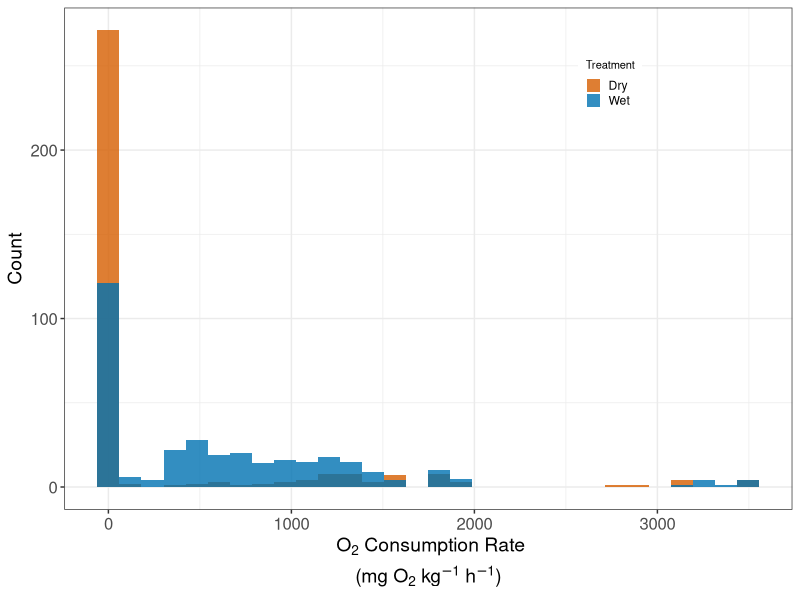
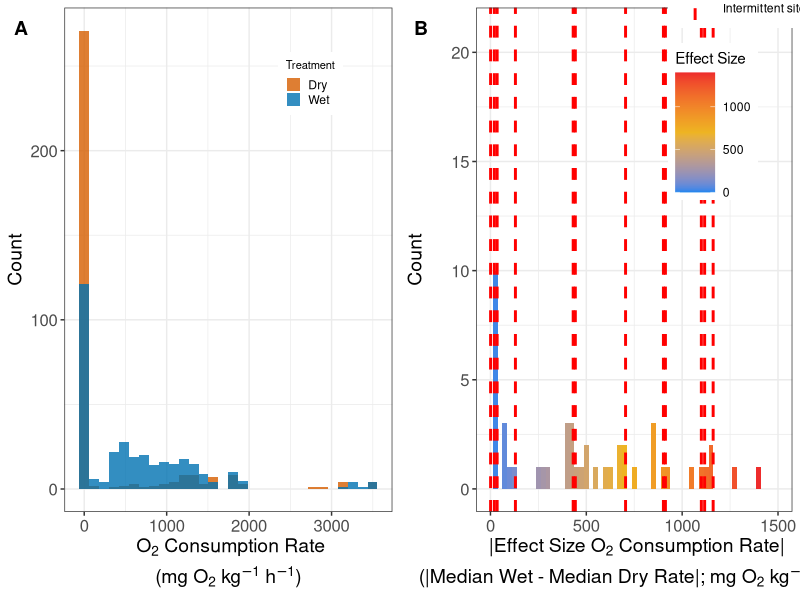
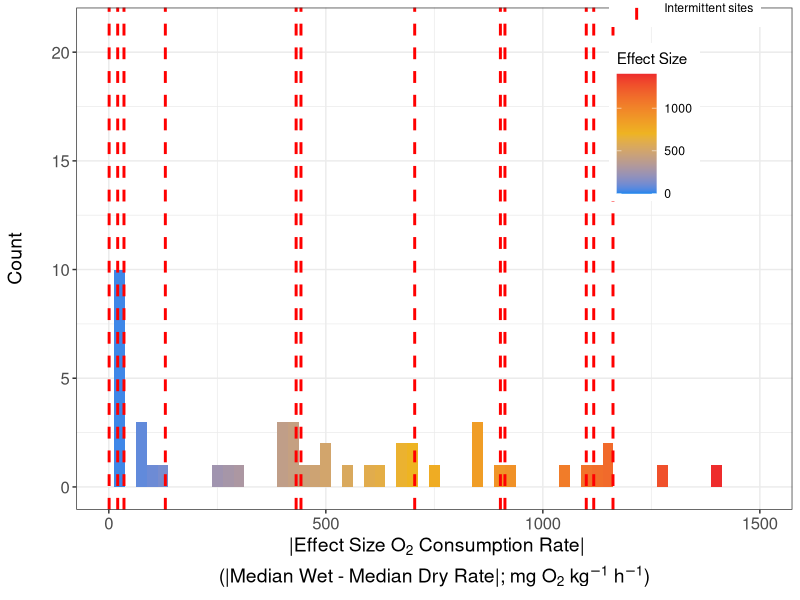

Here is the R script that generated these plots, in order: (Note: this script raises an error after producing the figures.)
# This script makes histogram figures for ECA physical manuscript
library(tidyverse); library(ggpubr)
rm(list=ls()); graphics.off()

# Functions ---------------------------------------------------------------
# Transformation for normalization is cube root - have to cube root then add sign back to value to make it positive or negative
cube_root <- function(x) sign(x) * (abs(x))^(1/3)

## Read in/Merge Data for Histograms -------------------------------------
# Individual Rate data for histograms ####
all_data = read.csv("Data/EC_Sediment_SpC_pH_Temp_Respiration.csv", skip = 2) %>%
  filter(grepl("EC", Sample_Name)) %>%
  filter(!grepl("EC_011|EC_012|EC_023|EC_052|EC_053|EC_057", Sample_Name)) %>%  
  select(-c(Field_Name, IGSN, Material))
ev_data = read.csv("Data/WHONDRS_EV_Data_Package/Sample_Data/WHONDRS_EV_Sediment_SpC_pH_Temp_Respiration.csv", skip = 2) %>%
  filter(grepl("EV", Sample_Name)) %>%
  select(-c(Field_Name, IGSN, Material))
all_data = rbind(all_data, ev_data)

# Reading in metadata from both files to get river type
metadata = read.csv("Data/EC_Field_Metadata.csv") %>%
  select(c(Parent_ID, Intermittent_or_Perennial))
metadata2 = read.csv("Data/WHONDRS_EV_Data_Package/WHONDRS_EV_Field_Metadata.csv") %>%
  select(c(Parent_ID, Intermittent_or_Perennial))
metadata = rbind(metadata, metadata2)

all_data_with_metadata = all_data %>%
  mutate(Parent_ID = str_extract(Sample_Name, "^[^_]+_[^_]+")) %>%  # Extract "EC_005" from "EC_005_INC-D1"
  left_join(metadata, by = "Parent_ID")

# Check merge
print("All data with metadata:")
print(head(all_data_with_metadata %>% select(Sample_Name, Parent_ID, Intermittent_or_Perennial)))
print(paste("Number of intermittent samples in all_data:", sum(all_data_with_metadata$Intermittent_or_Perennial == "Intermittent", na.rm = TRUE)))

## Effect Size Data for histograms ####
effect = read.csv("Data/EC_Sediment_Effect_Size.csv", skip = 2) %>%
  filter(grepl("EC", Sample_Name)) %>%
  filter(!grepl("EC_011|EC_012|EC_023|EC_052|EC_053|EC_057", Sample_Name)) %>%
  select(c(Sample_Name, Effect_Size_Respiration_Rate_mg_DO_per_kg_per_H)) %>%
  mutate(Effect_Size_Respiration_Rate_mg_DO_per_kg_per_H = as.numeric(Effect_Size_Respiration_Rate_mg_DO_per_kg_per_H))

effect_ev = read.csv("Data/WHONDRS_EV_Data_Package/Sample_Data/WHONDRS_EV_Sediment_Effect_Size.csv", skip = 2) %>%
  filter(grepl("EV", Sample_Name)) %>%
  select(c(Sample_Name, Effect_Size_Respiration_Rate_mg_DO_per_kg_per_H = Effect_Size_Median_Respiration_Rate_mg_DO_per_kg_per_H)) %>%
  mutate(Effect_Size_Respiration_Rate_mg_DO_per_kg_per_H = as.numeric(Effect_Size_Respiration_Rate_mg_DO_per_kg_per_H))

effect = rbind(effect, effect_ev)

effect_with_metadata = effect %>%
  mutate(Parent_ID = str_extract(Sample_Name, "^[^_]+_[^_]+")) %>%  # Extract "EC_005" from "EC_005_all"
  left_join(metadata, by = "Parent_ID")

# Check merge
print("Effect size data with metadata:")
print(head(effect_with_metadata %>% select(Sample_Name, Parent_ID, Intermittent_or_Perennial)))
print(paste("Number of intermittent sites in effect data:", sum(effect_with_metadata$Intermittent_or_Perennial == "Intermittent", na.rm = TRUE)))

#  Filter to only keep sites with NEGATIVE effect size (excluding positive effect sizes due to uncertainty in the calculation of the rates)
sites_with_negative_effect = effect_with_metadata %>%
  filter(Effect_Size_Respiration_Rate_mg_DO_per_kg_per_H <= 0) %>%
  pull(Parent_ID)

print(paste("Number of sites with negative effect size:", length(sites_with_negative_effect)))
print("Sites with negative effect size:")
print(sites_with_negative_effect)

all_data_filtered = all_data_with_metadata %>%
  filter(Parent_ID %in% sites_with_negative_effect)

print(paste("Number of samples after filtering for negative effect size sites:", nrow(all_data_filtered)))
print(paste("Number of samples BEFORE filtering:", nrow(all_data_with_metadata)))

# Get O2 consumption rate values for intermittent sites (from filtered data)
intermittent_o2_values = all_data_filtered %>%
  filter(Respiration_Rate_mg_DO_per_kg_per_H != -9999) %>%
  filter(Intermittent_or_Perennial == "Intermittent", !is.na(Intermittent_or_Perennial)) %>%
  pull(Respiration_Rate_mg_DO_per_kg_per_H) %>%
  as.numeric() %>%
  abs()

print("Intermittent O2 consumption rate values (filtered):")
print(intermittent_o2_values)

# Take Cube root of all respiration rates for figure (from filtered data)
cube_respiration = all_data_filtered %>%
  select(c(Sample_Name, Respiration_Rate_mg_DO_per_kg_per_H, Parent_ID, Intermittent_or_Perennial)) %>%
  filter(Respiration_Rate_mg_DO_per_kg_per_H != -9999) %>%
  mutate(cube_Respiration_mg_kg = cube_root(abs(as.numeric(Respiration_Rate_mg_DO_per_kg_per_H)))) %>%
  mutate(Treat = if_else(grepl("D", Sample_Name), "Dry", "Wet"))

# Get cube root O2 consumption rate values for intermittent sites BY TREATMENT
intermittent_cube_o2_by_treatment = cube_respiration %>%
  filter(Intermittent_or_Perennial == "Intermittent", !is.na(Intermittent_or_Perennial)) %>%
  select(Parent_ID, cube_Respiration_mg_kg, Treat)

print("Intermittent cube root O2 consumption rate values by treatment:")
print(intermittent_cube_o2_by_treatment)

# Create data frame for vertical lines with treatment information**
vlines_cube_o2_by_treatment = intermittent_cube_o2_by_treatment %>%
  rename(xintercept = cube_Respiration_mg_kg) %>%
  mutate(line_type = paste("Intermittent:", Treat))

# Get effect size values for intermittent sites (already filtered to negative)
intermittent_effect_values = effect_with_metadata %>%
  filter(Effect_Size_Respiration_Rate_mg_DO_per_kg_per_H <= 0) %>%  # Changed to <= to match filtering above
  filter(Intermittent_or_Perennial == "Intermittent", !is.na(Intermittent_or_Perennial)) %>%
  pull(Effect_Size_Respiration_Rate_mg_DO_per_kg_per_H)

print("Intermittent effect size values:")
print(intermittent_effect_values)

# Cube root transform effect size data (only negative effect sizes)
# **CHANGED: Add absolute value column for plotting**
cube_effect = effect_with_metadata %>%
  filter(Effect_Size_Respiration_Rate_mg_DO_per_kg_per_H <= 0) %>%  # Ensure negative
  mutate(cube_Effect_Size_Respiration_Rate_mg_DO_per_kg_per_H = cube_root(Effect_Size_Respiration_Rate_mg_DO_per_kg_per_H),
         abs_cube_Effect_Size_Respiration_Rate_mg_DO_per_kg_per_H = abs(cube_root(Effect_Size_Respiration_Rate_mg_DO_per_kg_per_H)))

# Get cube root effect size values for intermittent sites
# **CHANGED: Get absolute values for vertical lines**
intermittent_cube_effect_values = cube_effect %>%
  filter(Intermittent_or_Perennial == "Intermittent", !is.na(Intermittent_or_Perennial)) %>%
  pull(abs_cube_Effect_Size_Respiration_Rate_mg_DO_per_kg_per_H)

print("Intermittent cube root effect size values (absolute):")
print(intermittent_cube_effect_values)

# Create data frames for vertical lines (for legend purposes)
vlines_o2 = data.frame(
  xintercept = intermittent_o2_values,
  line_type = "Intermittent sites"
)

# **CHANGED: Use absolute values for effect size vertical lines**
vlines_effect = data.frame(
  xintercept = abs(intermittent_effect_values),
  line_type = "Intermittent sites"
)

vlines_cube_effect = data.frame(
  xintercept = intermittent_cube_effect_values,
  line_type = "Intermittent sites"
)

# Histograms --------------------------------------------------------------
## Histogram of all O2 consumption rates WITH VERTICAL LINES FOR INTERMITTENT SITES
all_hist = all_data_filtered %>%  # **CHANGED: Use filtered data**
  filter(Respiration_Rate_mg_DO_per_kg_per_H != -9999) %>%
  mutate(Treat = if_else(grepl("D", Sample_Name), "Dry", "Wet")) %>%
  ggplot(aes(x = abs(as.numeric(Respiration_Rate_mg_DO_per_kg_per_H)))) +
  geom_histogram(position = "identity", alpha = 0.8, aes(fill = Treat)) +
  scale_fill_manual(values = c("#D55E00","#0072B2")) +
  scale_linetype_manual(name = "", values = c("Intermittent sites" = "dashed")) +
  theme_bw() +
  theme(legend.position = c(0.75, 0.85),
        legend.key.size = unit(0.15, "in"),
        legend.title = element_text(size = 8),
        axis.title.x = element_text(size = 14),  # **CHANGED: Increased from 10 to 14**
        axis.title.y = element_text(size = 14),  # **NEW: Added y-axis title size**
        axis.text.x = element_text(size = 12),   # **NEW: Increased axis text size**
        axis.text.y = element_text(size = 12),   # **NEW: Increased axis text size**
        legend.box = "vertical") +
  guides(fill = guide_legend(title = "Treatment", order = 1),
         linetype = guide_legend(title = "", order = 2)) +
  xlab(expression(atop("\n O"[2]*" Consumption Rate", "(mg O"[2]*" kg"^-1*" h"^-1*")"))) +
  ylab("Count")

## Effect size histogram WITH VERTICAL LINES FOR INTERMITTENT SITES
## **CHANGED: Plot absolute values**
effect_limits <- c(0, 1400)  # Changed to start at 0 since we're plotting absolute values
effect_hist = ggplot(cube_effect, aes(x = abs(Effect_Size_Respiration_Rate_mg_DO_per_kg_per_H))) +
  geom_histogram(binwidth = 25, aes(fill = after_stat(x))) +
  # Add vertical lines for each intermittent site's effect size value
  {if(length(intermittent_effect_values) > 0)
    geom_vline(data = vlines_effect, aes(xintercept = xintercept, linetype = line_type),
               color = "red", linewidth = 1)} +
  scale_fill_gradient2(name = "Effect Size", limits = effect_limits, low = "dodgerblue2", mid = "goldenrod2",
                       high = "firebrick2", midpoint = (max(effect_limits)+min(effect_limits))/2) +
  scale_linetype_manual(name = "", values = c("Intermittent sites" = "dashed")) +
  theme_bw() +
  xlim(c(0, 1500)) +  # Changed to start at 0
  ylab("Count\n") +
  theme(legend.position = c(0.85, 0.85),
        axis.title.x = element_text(size = 14),  # **CHANGED: Increased from 10 to 14**
        axis.title.y = element_text(size = 14),  # **NEW: Added y-axis title size**
        axis.text.x = element_text(size = 12),   # **NEW: Increased axis text size**
        axis.text.y = element_text(size = 12),   # **NEW: Increased axis text size**
        legend.key.width = unit(0.4, "in")) +  # **NEW: Wider legend key for clearer dashed line**
  guides(linetype = guide_legend(title = "", override.aes = list(linewidth = 1))) +  # **NEW: Make dashed line thicker in legend**
  xlab(expression(atop("\n |Effect Size O"[2]*" Consumption Rate|","(|Median Wet - Median Dry Rate|; mg O"[2]*" kg"^-1*" h"^-1*")")))

## Combine SI histograms
combined_SI_hist = ggarrange(all_hist, effect_hist, ncol = 2, labels = c("A", "B"), hjust = -1, vjust = 2.5)
ggsave("Figures/Combined_SI_Histograms.png", plot = combined_SI_hist, width = 10, height = 5, dpi = 300)

## **NEW: Cube Root Transformed histogram with COLORED LINES by treatment**
all_cube_hist = ggplot(cube_respiration, aes(x = cube_Respiration_mg_kg)) +
  geom_histogram(position = "identity", alpha = 0.8, aes(fill = Treat)) +
  # Add vertical lines for each intermittent site's cube root O2 consumption rate BY TREATMENT
  {if(nrow(vlines_cube_o2_by_treatment) > 0)
    geom_vline(data = vlines_cube_o2_by_treatment,
               aes(xintercept = xintercept, color = Treat, linetype = "Intermittent sites"),
               linewidth = 1)} +
  scale_fill_manual(values = c("#D55E00","#0072B2")) +
  scale_color_manual(values = c("Dry" = "#D55E00", "Wet" = "#0072B2"), guide = "none") +  # Match fill colors
  scale_linetype_manual(name = "", values = c("Intermittent sites" = "dashed")) +
  ylim(0, 87.5) +
  theme_bw() +
  theme(legend.position = c(0.75, 0.85),
        legend.key.size = unit(0.15, "in"),
        legend.key.width = unit(0.4, "in"),  # **NEW: Wider legend key for clearer dashed line**
        legend.title = element_text(size = 8),
        axis.title.x = element_text(size = 14),  # **CHANGED: Increased from 10 to 14**
        axis.title.y = element_text(size = 14),  # **NEW: Added y-axis title size**
        axis.text.x = element_text(size = 12),   # **NEW: Increased axis text size**
        axis.text.y = element_text(size = 12),   # **NEW: Increased axis text size**
        legend.box = "vertical") +
  guides(fill = guide_legend(title = "Treatment", order = 1),
         linetype = guide_legend(title = "", order = 2, override.aes = list(linewidth = 1))) +  # **NEW: Make dashed line thicker in legend**
  xlab(expression(atop("\n O"[2]*" Consumption Rate" ^(1/3)*"", "(mg O"[2]*" kg"^-1*" h"^-1*")"))) +
  ylab("Count")

# Cube root effect size histogram WITH VERTICAL LINES FOR INTERMITTENT SITES
## **CHANGED: x-axis from -10 to 10 BUT plotting absolute values (so bars only on positive side)**
cube_effect_limits <- c(0, 10)  # **Limits for color scale based on absolute values**
cube_effect_hist = ggplot(cube_effect, aes(x = abs_cube_Effect_Size_Respiration_Rate_mg_DO_per_kg_per_H)) +  # **Plot absolute values**
  geom_histogram(binwidth = 0.5, aes(fill = after_stat(x))) +
  # Add vertical lines for each intermittent site's cube root effect size value
  {if(length(intermittent_cube_effect_values) > 0)
    geom_vline(data = vlines_cube_effect,
               aes(xintercept = xintercept, linetype = line_type),
               color = "red", linewidth = 1)} +
  scale_fill_gradient2(name = "Cubed Root\nEffect Size", limits = cube_effect_limits, low = "dodgerblue2", mid = "goldenrod2",
                       high = "firebrick2", midpoint = 5) +  # **Midpoint at 5 (middle of 0-10)**
  scale_linetype_manual(name = "", values = c("Intermittent sites" = "dashed")) +
  theme_bw() +
  xlim(c(-10, 10)) +  # **CHANGED: X-axis from -10 to 10 (but data only on 0-10 side)**
  ylab("Count\n") +
  theme(legend.position = c(0.85, 0.85),
        axis.title.x = element_text(size = 14),  # **CHANGED: Increased from 10 to 14**
        axis.title.y = element_text(size = 14),  # **NEW: Added y-axis title size**
        axis.text.x = element_text(size = 12),   # **NEW: Increased axis text size**
        axis.text.y = element_text(size = 12),   # **NEW: Increased axis text size**
        legend.key.width = unit(0.4, "in")) +  # **NEW: Wider legend key for clearer dashed line**
  guides(linetype = guide_legend(title = "", override.aes = list(linewidth = 1))) +  # **NEW: Make dashed line thicker in legend**
  xlab(expression(atop("\n Effect Size O"[2]*" Consumption Rate" ^(1/3),"(Median Wet - Median Dry Rate; mg O"[2]*" kg"^-1*" h"^-1*")")))

## Combine cube root histograms
combined_hist = ggarrange(all_cube_hist, cube_effect_hist, ncol = 2, labels = c("A", "B"), hjust = -5, vjust = 2.5)
ggsave("Figures/Combined_Cube_Histograms.png", plot = combined_hist, width = 10, height = 5, dpi = 300)
ggsave("Figures/Combined_Cube_Histograms.pdf", plot = combined_hist, width = 10, height = 5, dpi = 300)


####################################################################
# Two-panel figure: (A) untransformed rates, (B) cube-root transformed rates
# Color = ABS(cube-root effect size), with the SAME colors as Figure 1 histogram:
#   blue   = "dodgerblue2"
#   yellow = "goldenrod2"
# And with your requested anchors:
#   0  -> yellow
#   10 -> blue
# Values outside [0,10] are squished to the ends.

library(ggpubr)
library(dplyr)
library(tidyr)
library(ggplot2)
library(scales)

# --- Build site-level paired (median) treatment rates ---
site_treat_rates <- all_data_filtered %>%
  filter(Respiration_Rate_mg_DO_per_kg_per_H != -9999) %>%
  mutate(
    Treat = if_else(grepl("D", Sample_Name), "Dry", "Wet"),
    Rate  = as.numeric(Respiration_Rate_mg_DO_per_kg_per_H)
  ) %>%
  group_by(Parent_ID, Intermittent_or_Perennial, Treat) %>%
  summarise(Treat_Rate = median(Rate, na.rm = TRUE), .groups = "drop") %>%
  pivot_wider(names_from = Treat, values_from = Treat_Rate) %>%
  filter(!is.na(Dry) & !is.na(Wet)) %>%
  mutate(
    Dry_cube = cube_root(Dry),
    Wet_cube = cube_root(Wet)
  )

# --- One effect size per site (for color) ---
site_effects <- effect_with_metadata %>%
  mutate(
    Effect_Size_Respiration_Rate_mg_DO_per_kg_per_H =
      as.numeric(Effect_Size_Respiration_Rate_mg_DO_per_kg_per_H)
  ) %>%
  group_by(Parent_ID, Intermittent_or_Perennial) %>%
  summarise(
    Effect_Size = median(Effect_Size_Respiration_Rate_mg_DO_per_kg_per_H, na.rm = TRUE),
    .groups = "drop"
  ) %>%
  mutate(
    Cube_Effect_Size = cube_root(Effect_Size),
    Abs_Cube_Effect_Size = abs(Cube_Effect_Size)   # == cube_root(abs(Effect_Size))
  )

scatter_df <- site_treat_rates %>%
  left_join(site_effects, by = c("Parent_ID", "Intermittent_or_Perennial")) %>%
  filter(!is.na(Effect_Size))

# Optional: match your negative-only filtering used elsewhere
# scatter_df <- scatter_df %>% filter(Effect_Size <= 0)

# --- Color scale to MATCH Figure 1 histogram palette ---
# Histogram used: low="dodgerblue2", mid="goldenrod2", high="firebrick2"
# For ABS scale with your anchors: 0 = goldenrod2 (yellow), 10 = dodgerblue2 (blue)
col_scale_abs <- scale_color_gradient(
  name = "cube-root\nEffect Size",
  low = "goldenrod2",      # 0
  high = "dodgerblue2",    # 10
  limits = c(0, 10),
  oob = squish
)

legend_topleft <- theme(
  legend.position = c(0.15, 0.85),
  legend.justification = c(0, 1),
  legend.background = element_rect(fill = "white", color = NA),
  legend.key = element_rect(fill = "white", color = NA)
)

base_theme <- theme_bw() +
  theme(
    axis.title.x = element_text(size = 14),
    axis.title.y = element_text(size = 14),
    axis.text.x  = element_text(size = 12),
    axis.text.y  = element_text(size = 12),
    legend.title = element_text(size = 10),
    legend.text  = element_text(size = 9)
  )

# --- Panel A: untransformed axes ---
pA <- ggplot(scatter_df, aes(x = Dry, y = Wet, color = Abs_Cube_Effect_Size)) +
  geom_abline(slope = 1, intercept = 0, linetype = "dashed", linewidth = 0.8) +
  geom_point(size = 3, alpha = 0.9) +
  col_scale_abs +
  base_theme +
  legend_topleft +
  xlab(expression(atop("Dry treatment median O"[2]*" consumption rate",
                       "(mg O"[2]*" kg"^-1*" h"^-1*")"))) +
  ylab(expression(atop("Wet treatment median O"[2]*" consumption rate",
                       "(mg O"[2]*" kg"^-1*" h"^-1*")")))

# --- Panel B: cube-root transformed axes ---
pB <- ggplot(scatter_df, aes(x = Dry_cube, y = Wet_cube, color = Abs_Cube_Effect_Size)) +
  geom_abline(slope = 1, intercept = 0, linetype = "dashed", linewidth = 0.8) +
  geom_point(size = 3, alpha = 0.9) +
  col_scale_abs +
  base_theme +
  theme(legend.position = "none") +
  xlab(expression(atop("Dry treatment median O"[2]*" consumption rate"^(1/3),
                       "(mg O"[2]*" kg"^-1*" h"^-1*")"))) +
  ylab(expression(atop("Wet treatment median O"[2]*" consumption rate"^(1/3),
                       "(mg O"[2]*" kg"^-1*" h"^-1*")")))

# --- Combine into 2-panel figure labeled A and B ---
two_panel_scatter <- ggarrange(
  pA, pB,
  ncol = 2,
  labels = c("A", "B"),
  hjust = -1,
  vjust = 1.5,
  common.legend = FALSE
)

ggsave("Figures/SI_TwoPanel_Scatter_Untransformed_vs_CubeRates_ABS_EffectColor_Fig1Colors_0yellow_10blue.png",
       plot = two_panel_scatter, width = 12, height = 5.5, dpi = 300)
ggsave("Figures/SI_TwoPanel_Scatter_Untransformed_vs_CubeRates_ABS_EffectColor_Fig1Colors_0yellow_10blue.pdf",
       plot = two_panel_scatter, width = 12, height = 5.5)
